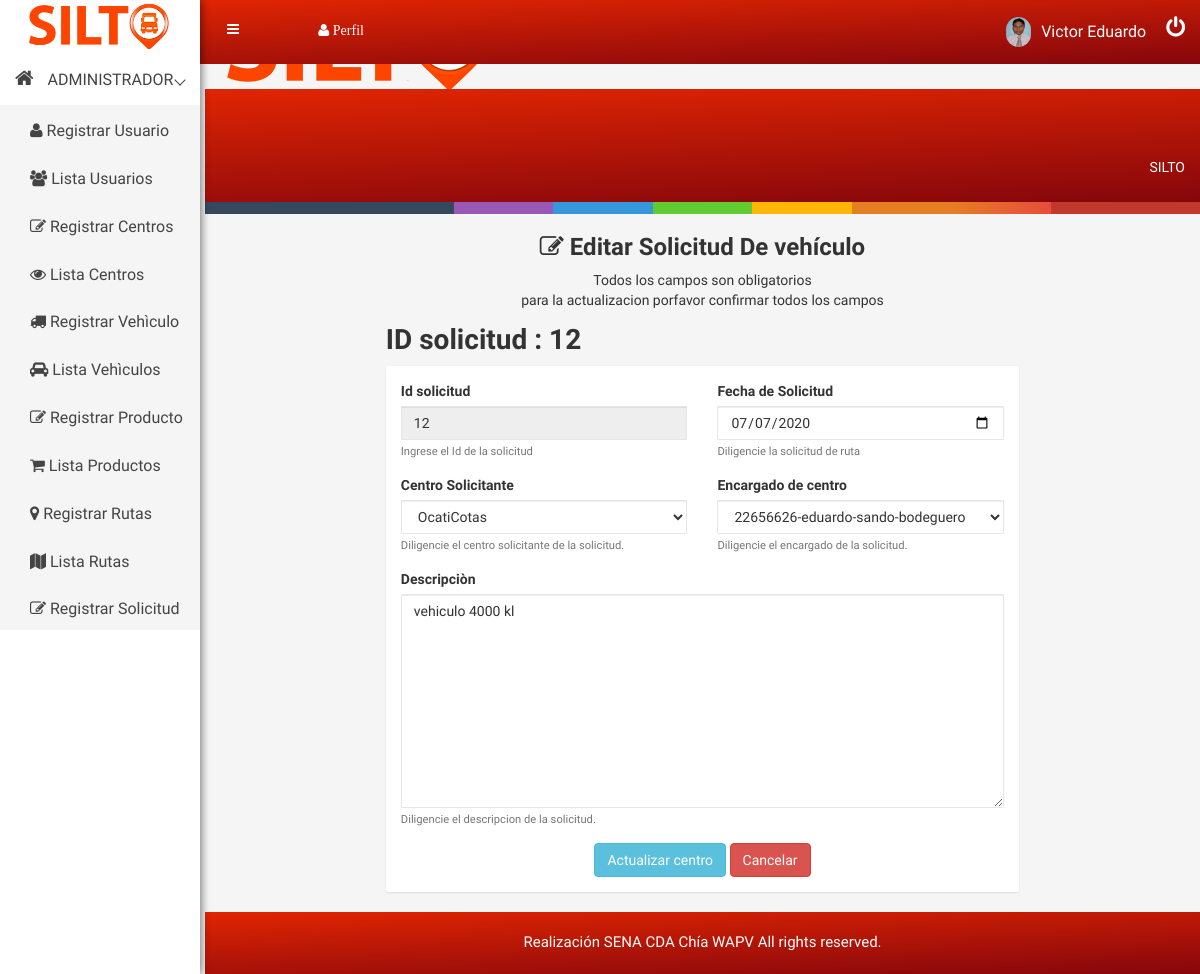
Page /solicitud/leer/12 (signed in) on the committed database.
### tables this page shows
CREATE TABLE `solicitud` (
  `id_solicitud` int(11) NOT NULL COMMENT 'Id de la solicitud para la ruta.',
  `fecha_solicitud` date NOT NULL COMMENT 'Fecha de la solicitudde ruta.',
  `descripcion` varchar(250) NOT NULL COMMENT 'Descripcion de la ruta solicitada.',
  `id_centro` int(11) NOT NULL COMMENT 'Centro solicitante',
  `identificacion` bigint(12) NOT NULL COMMENT 'Nombre del encargado de centro.'
);

### libs/view.php (called while the page is built, shortened)
<?php
class View{
    function render($nombre){
        require 'views/' . $nombre . '.php';
    }
}
?>

### controllers/solicitud.php (called while the page is built, shortened)
<?php
    class Solicitud extends Controller{
        function __construct(){
            $this->view->mensaje="";
        }
        function leer($param = null){
            $id_solicitud = $param[0];
            $solicitud = $this->model->readById($id_solicitud);
            $usuarios = $this->view->datos['ddl_usuarios'] = $this->model->cargarEncargado();
            $this->view->ddl_usuarios = $usuarios;
            $centros = $this->view->datos['ddl_centros'] = $this->model->cargarCentro();
            $this->view->ddl_centros = $centros;
            $this->view->solicitud = $solicitud;
            $this->view->render('admin/editarsolicitud');
        }
    }
?>

### index.php (called while the page is built, shortened)
<?php
    require 'libs/database.php';
    require 'libs/controller.php';
    require 'libs/view.php';
    $app = new App();
?>

### models/solicitudmodel.php (called while the page is built, shortened)
<?php
    include_once('models/solicitud.php');
    class SolicitudModel extends Model{
        public function readById($id){
            $item = new SolicitudDAO();
            try{
                $query = $this->db->connect()->prepare('SELECT id_solicitud, fecha_solicitud, descripcion,
                id_centro, identificacion
                FROM solicitud  WHERE id_solicitud = :id');
                $query->execute(['id' => $id]);
                while($row = $query->fetch()){
                    $item->id_solicitud     = $row['id_solicitud'];
                    $item->fecha_solicitud  = $row['fecha_solicitud'];
                    $item->descripcion      = $row['descripcion'];
                    $item->id_centro        = $row['id_centro'];
                    $item->identificacion   = $row['identificacion'];
                }
                return $item;
            }catch(PDOException $e){
                if(constant("DEBUG")){
                    echo $e->getMessage();
                }
                return null;
            }
        }
        public function cargarEncargado(){
            $items = [];
            try {
                $query = $this->db->connect()->query('SELECT identificacion, nombre, apellido, cargo FROM usuario where cargo="bodeguero"');
                while ($row = $query->fetch()) {
                    $item = new UsuarioDAO();
                    $item->identificacion = $row['identificacion'];
                    $item->nombre = $row['nombre'];
                    $item->apellido = $row['apellido'];
                    $item->cargo = $row['cargo'];
                    array_push($items, $item);
                }
                return $items;
            } catch (PDOException $e) {
                if (constant("DEBUG")) {
                    echo $e->getMessage();
                }
                return [];
            }
        }
        public function cargarCentro(){
            $items = [];
            try {
                $query = $this->db->connect()->query('SELECT id_centro, nombre FROM centro');
                while ($row = $query->fetch()) {
                    $item = new CentroDAO();
                    $item->id_centro = $row['id_centro'];
                    $item->nombre = $row['nombre'];
                    array_push($items, $item);
                }
                return $items;
            } catch (PDOException $e) {
                if (constant("DEBUG")) {
                    echo $e->getMessage();
                }
                return [];
            }
        }
    }
?>

### libs/database.php (called while the page is built)
<?php
class Database{
    private $host;
    private $db;
    private $user;
    private $password;
    private $charset;
    public function __construct(){
        $this->host     = constant('HOST');
        $this->db       = constant('DB');
        $this->user     = constant('USER');
        $this->password = constant('PASSWORD');
        $this->charset  = constant('CHARSET');
    }
    function connect(){
        try{
            $connection = "mysql:host=" . $this->host . ";dbname=" . $this->db . ";charset=" . $this->charset;
            $options = [
                PDO::ATTR_ERRMODE            => PDO::ERRMODE_EXCEPTION,
                PDO::ATTR_EMULATE_PREPARES   => false,
            ];
            $pdo = new PDO($connection, $this->user, $this->password, $options);
            return $pdo;
        }catch(PDOException $e){
            print_r('Error connection: ' . $e->getMessage());
        }
    }
}
?>

### libs/controller.php (called while the page is built, shortened)
<?php
class Controller{
    function loadModel($model){
        $url = 'models/'.$model.'model.php';
        if(file_exists($url)){
            $this->model = new $modelName();
        }
    }
}
?>

### views/admin/editarsolicitud.php (the view, shortened to what this page needs)
<!DOCTYPE html>
<html lang="es">
<head>
</head>
</head>
<body>
    <?php require 'views/header.php'; ?>
    <div class="container-fluid">
    <div class="row">
        <div class="col-lg-2 col-md-2 col-sm-2 col-xs-12"></div>
        <div class="col-md-8 col-md-8 col-sm-8 col-xs-12">
            <div class="text-center custom-login mt-20px">
                <h3><i class="fa fa-edit" aria-hidden="true"></i> Editar  Solicitud De vehículo</h3>
                <p>Todos los campos son obligatorios  <br>para la actualizacion porfavor confirmar todos los campos</p>
            </div>
            <h1>ID solicitud : <?php echo strtoupper($this->solicitud->id_solicitud); ?></h1>
            <div class="hpanel">
                <div class="panel-body">
                <form action="<?php echo constant('URL'); ?>solicitud/editar" method="POST">
                    <div class="row">
                        <div class="form-group col-md-6">
                            <label for="id_solicitud">Id solicitud</label>
                            <input type="number" class="form-control" value="<?php echo $this->solicitud->id_solicitud; ?>" name="id_solicitud" id="id_solicitud" readonly>
                            <small id="id_solicitudHelp" class="form-text text-muted">Ingrese el Id de la solicitud</small>
                        </div>
                        <div class="form-group col-md-6">
                            <label for="fecha_solicitud">Fecha de Solicitud</label>
                            <input type="date" class="form-control" value="<?php echo $this->solicitud->fecha_solicitud; ?>" name="fecha_solicitud" id="fecha_solicitud" required>
                            <small id="solicitudHelp" class="form-text text-muted">Diligencie la solicitud de ruta</small>
                        </div>
                        <div class="form-group col-md-6">
                                <label for="id_centro">Centro Solicitante</label>
                                <select class="form-control" id="id_centro" name="id_centro"  required>
                                        <?php
                                            if(count($this->ddl_centros)>0){
                                                foreach ($this->ddl_centros as $centro) {
                                                $ddl_centro = $centro;
                                                if($this->solicitud->id_centro==$centro->id_centro){
                                                    $seleccionado = "selected";
                                                }else{
                                                    $seleccionado = '';
                                                }
                                        ?>
                                                <option <?php echo $seleccionado; ?>  value="<?php echo $ddl_centro->id_centro;?>"><?php echo $ddl_centro->nombre;?>
                                            </option>
                                                <?php
                                                }
                                            }
                                                ?>
                                </select>
                                <small id="id_centroHelp" class="form-text text-muted">Diligencie el centro solicitante de la solicitud.</small>
                            </div>
                            <div class="form-group col-md-6">
                                <label for="identificacion">Encargado de centro</label>
                                <select class="form-control" id="identificacion" name="identificacion"  required>
                                        <?php
                                            if(count($this->ddl_usuarios)>0){
                                                foreach ($this->ddl_usuarios as $usuario) {
                                                $ddl_usuario = $usuario;
                                                if($this->solicitud->identificacion==$usuario->identificacion){
                                                    $seleccionado = "selected";
                                                }else{
                                                    $seleccionado = '';
                                                }
                                        ?>
                                                <option <?php echo $seleccionado; ?>  value="<?php echo $ddl_usuario->identificacion;?>"><?php echo $ddl_usuario->identificacion;?>-</option>
                                                <?php
                                                }
                                            }
                                                ?>
                                </select>
                                <small id="identificacionHelp" class="form-text text-muted">Diligencie el encargado de la solicitud.</small>
                            </div>
                        <div class="form-group col-md-12">
                            <label for="descripcion">Descripciòn</label>
                            <textarea  class="form-control" name="descripcion" id="descripcion" cols="30" rows="10" value="<?php echo $this->solicitud->descripcion; ?>"><?php echo $this->solicitud->descripcion; ?></textarea>
                            <small id="descripcionHelp" class="form-text text-muted">Diligencie el descripcion de la solicitud.</small>
                        </div>
                    </div>
                    <div class="text-center">
                        <input type="submit" class="btn btn-info" value="Actualizar centro" >
                        <input type="button" class="btn btn-danger" onClick='window.location.assign("<?php echo constant('URL'); ?>solicitud")' value="Cancelar">
                    </div>
                 </form>
                </div>
            </div>
        </div>
        <div class="col-lg-2 col-md-2 col-sm-2 col-xs-12"></div>
    </div>
</div><br>
    <?php require 'views/footer.php'; ?>
</body>
</html>

### public/css/main.css (style rules this page uses)
html { color: #222; font-size: 1em; line-height: 1.4; }
textarea { resize: vertical; }

### public/css/style.css (style rules this page uses)
html, body { height: 100%; font-family: 'Play', sans-serif;font-weight:400;background:#f5f5f5; }
p { margin:0 0 15px; }
h1, h2, h3, h4, h5, h6 { margin: 0 0 10px; font-weight:700; }
.form-control { background-color: #FFFFFF; background-image: none; border: 1px solid #e5e6e7; border-radius: 1px; color: inherit; display: block; padding: 6px 12px; transition: border-color 0.15s ease-in-out 0s, box-shadow 0.15s ease-in-out 0s; width: 100%; }
.hpanel .panel-body { background: #fff; border-radius: 2px; padding: 15px; position: relative; -webkit-box-shadow: 0px 1px 2px 0px rgba(0, 0, 0, 0.1); box-shadow: 0px 1px 2px 0px rgba(0, 0, 0, 0.1); }
.panel-body { padding: 15px; background:#fff; }

### rows in the picture
solicitud: id_solicitud "12", fecha_solicitud "07/07/2020", descripcion "vehiculo 4000 kl"

### other values in the picture
$_SESSION['cargo'] "ADMINISTRADOR"
$_SESSION['nombre'] "Victor Eduardo"
form field id_centro "OcatiCotas"
form field identificacion "22656626-eduardo-sando-bodeguero"
